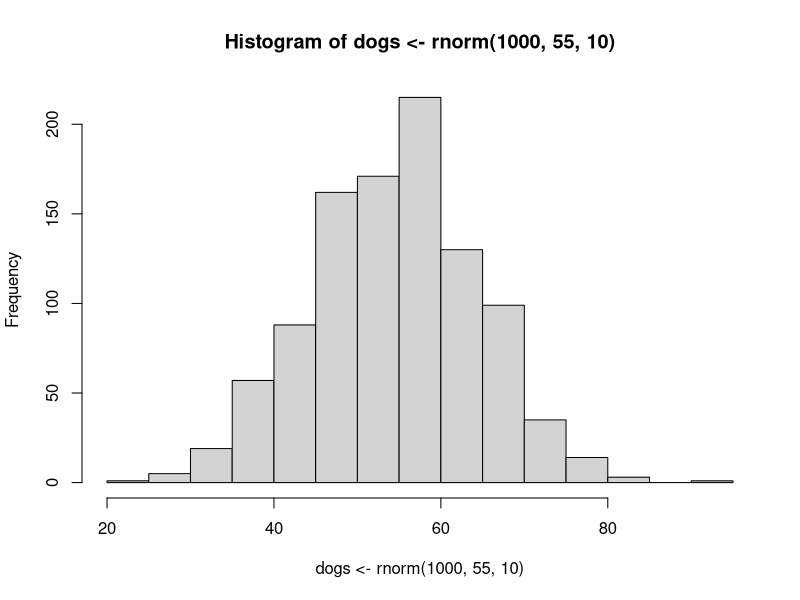
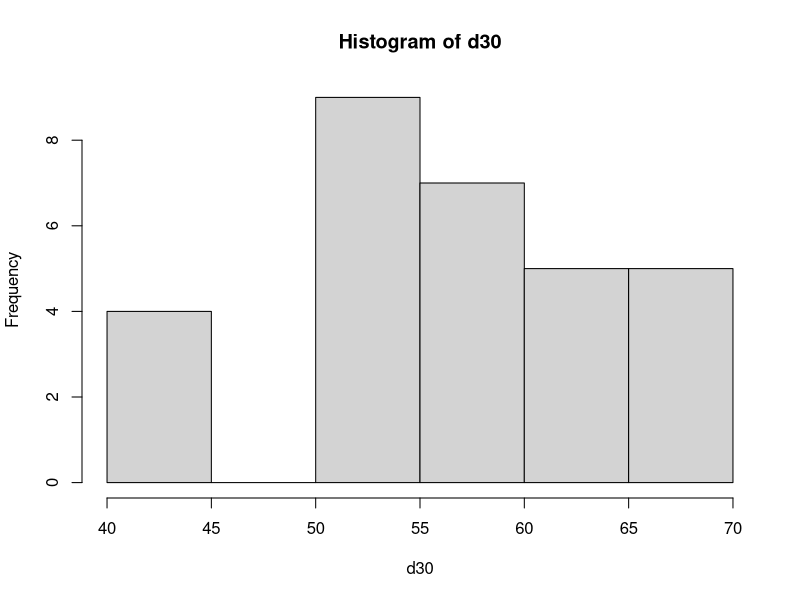

These figures' R source, in order:
## ---- chunk 1
hist( dogs <- rnorm(1000, 55, 10))

summary(dogs)
## ---- chunk 2
d30 <- sample(dogs, 30)
## ---- chunk 3
summary(d30)
hist(d30)

